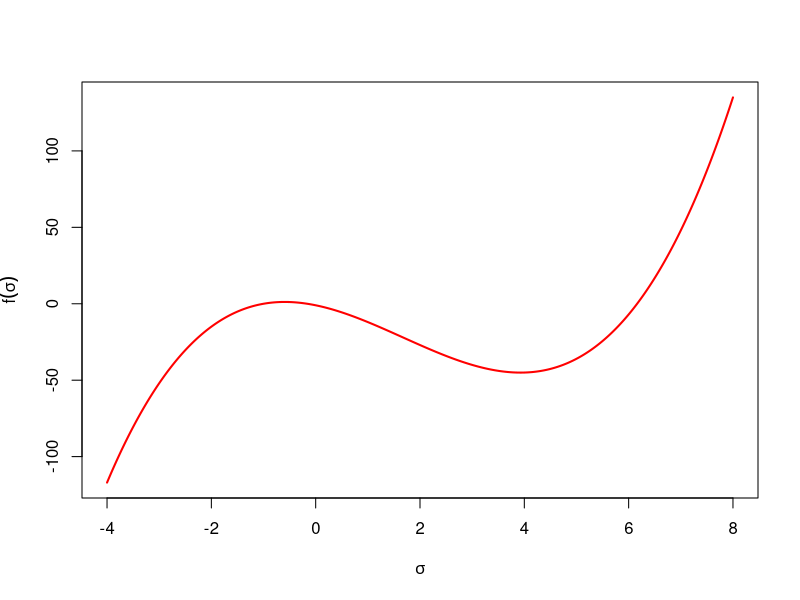

R code for this plot:
#Create a function that calculates the bisection value f(c) until the error is within the tolerance of 0.00001
bisection <- function(f, a, b, tol=0.00001) {
  while (b - a > tol) {
    c <- (a + b) / 2
    if (sign(f(c)) == sign(f(a)))
      a <- c
    else
      b <- c
  }
  (a + b) / 2
}

#define the function g and returns the value of g(x) - 1 with the input of x
g <- function(x) {
  x^3 - 5*x^2 -7*x - 1
}

#plot the g(x) - 1 with respect to values of x from x=-4 to x=8, and find that there are two other value of x such that g(x) - 1 = 0
x <- seq(-4, 8, by=0.01)
gs <- g(x)
plot(x, gs, type="l", col="red", xlab=expression(sigma), ylab=expression(f(sigma)), lwd=2)


#I choose the value that is negative and calculate the estimated x value as -1
bisection(g, -1.5, 1)
